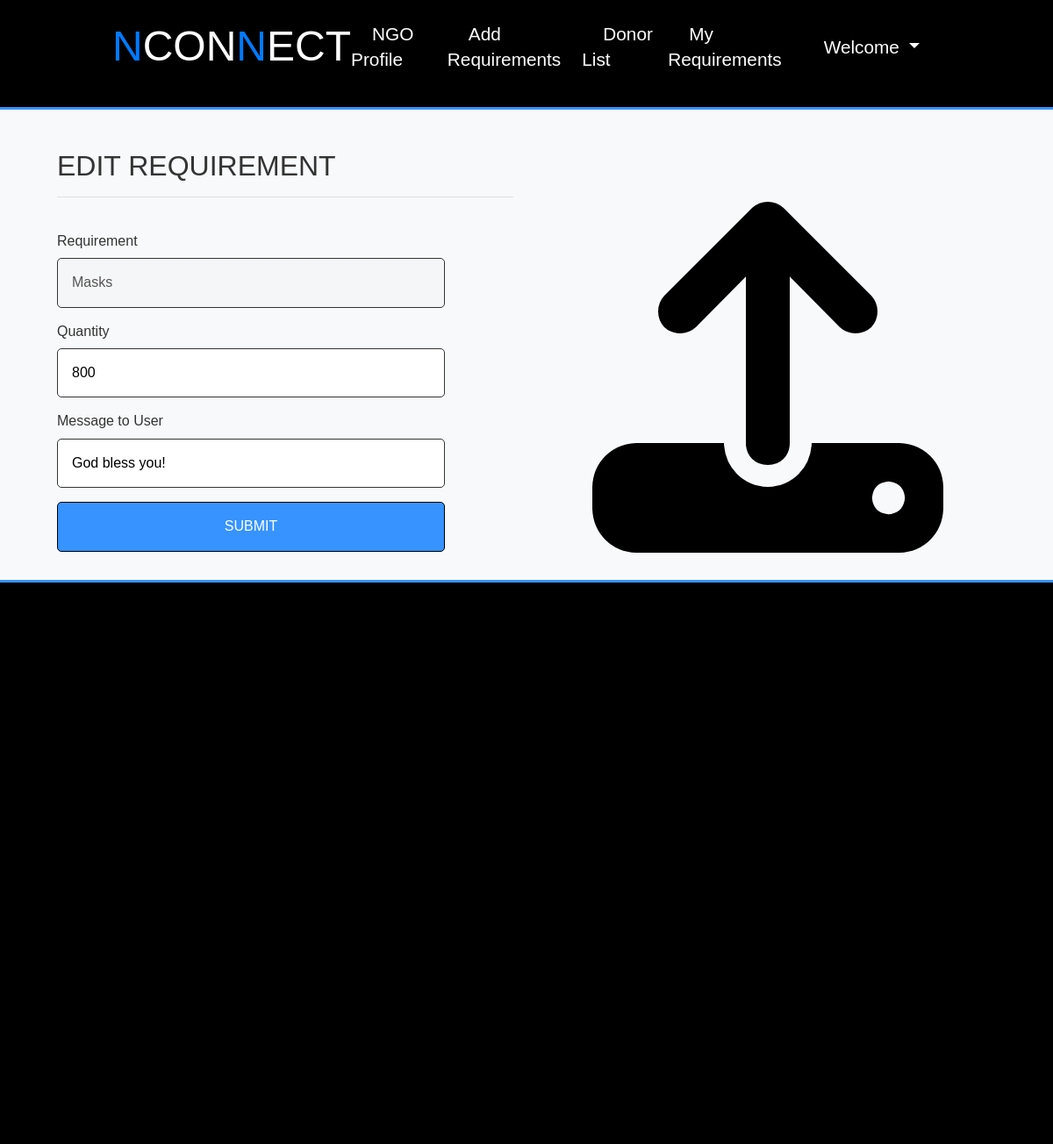
The page /ngo_edit_requirement/1/ (signed in) on the database its author committed.
### NGO_App/models.py (models this page shows, shortened)
class NgoRequirements(models.Model):
    ngo = models.ForeignKey(NGOProfile,on_delete=models.CASCADE)
    requirement= models.CharField(max_length=60,null=False)
    quantity=models.IntegerField(null=False)
    message=models.CharField(max_length=300)

### NGO_App/views.py (the view, shortened to what this page needs)
# urls.py: path('ngo_edit_requirement/<int:pid>/',ngo_edit_requirement,name="ngo_edit_requirement"),
def ngo_edit_requirement(request,pid):
    if not request.user.is_authenticated:
        return redirect('ngo_login')
    error=""
    ngo_req=NgoRequirements.objects.get(id=pid)
    ngo=NGOProfile.objects.filter(id=ngo_req.ngo.id).first()
    if request.method=="GET":
        d={'ngo_req':ngo_req,'ngo_details':ngo,'error':error}
        return render(request,"ngo_edit_requirement.html",d)

### NGO_App/templates/ngo_edit_requirement.html (shortened to what this page needs)
{% extends 'ngo_navigation.html' %}
{% load static %}
{% block  user_body %}
<section id="signup">
  <div class="bg-light">
    <br><br>
    <div class="container">
      <div class="row">
        <div class="col-sm-6">
          <h2>EDIT REQUIREMENT</h2>
          <hr>
          <div class="form-container">
            <br>
            <div class="form-box">
              <form method="post" enctype="multipart/form-data">
                <div class="form-group">
                  <label for="requirement">Requirement</label><br>
                  <input id="requirement" type="text" name="requirement" value="{{ngo_req.requirement}}" disabled ><br>
                </div>
                <div class="form-group">
                  <label for="quantity">Quantity</label><br>
                  <input id='quantity' type="number" min='0' placeholder="Enter the Quantity here" name="quantity" value="{{ngo_req.quantity}}"><br>
                </div>
                <div class="form-group">
                  <label for="message">Message to User</label>
                    <input id="message" type="textarea" name="message" placeholder="Enter message for the donor" value="{{ngo_req.message}}">
                    <br>
                </div>
                <button class='text-center signup-btn' type="submit" name="submit">SUBMIT</button>
              </form>
            </div>
          </div>
        </div>
        <div class="col-sm-6">
            <center>
              <br><br>
              <i class="fa fa-upload" style="font-size:400px;padding-top: 15px;color: black;"></i>
            </center>
        </div>
      </div>
    </div>
  </div>
</section>
{% endblock %}

### NGO_App/static/css/full.css (style rules this page uses)
* { margin:0; padding: 0; box-sizing: border-box; scroll-behavior: smooth; }
body { font-family: Arial, sans-serif; line-height: 1.4; color: #fff; overflow-x: scroll; }
.container { max-width: 1100px; margin: auto; }
.bg-light { background: #f4f4f4; color: #333; }
#signup .signup-btn { width: 85%; display: inline-block; padding: 1rem 2rem; border: 1px solid black; border-radius: 5px; font-size: 1rem; background: #3693FF; color: #fff; margin-bottom: 2rem; cursor: pointer; transition: 0.25s; }
#signup .form-group input, #signup .form-group textarea { width: 85%; font-size: 1rem; padding: 1rem; border: 0.5px solid #333; border-radius: 5px; }

### rows shown on the page
NgoRequirements: requirement "Masks", quantity "800", message "God bless you!"
